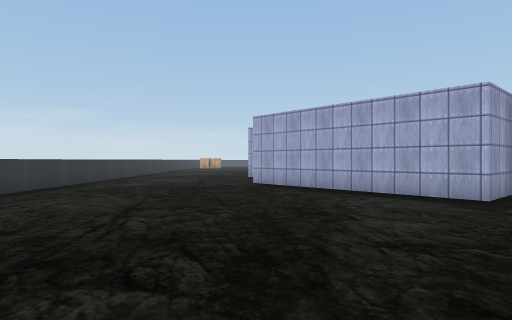
View 1 (above)

24 first-person views from a walk through a Unity game level. The camera is 1.5 m above the floor, looks level and sees 75° across. The floor is counted in squares, 2 m on a side. Each view is taken from the middle of a square. On the plan, view 1 faces up. The plan holds only what a view shows up to about 11 squares ahead; the rest is blank. The place goes on beyond the plan. The player character is not drawn. Some surface patterns are stand-ins.

View 2
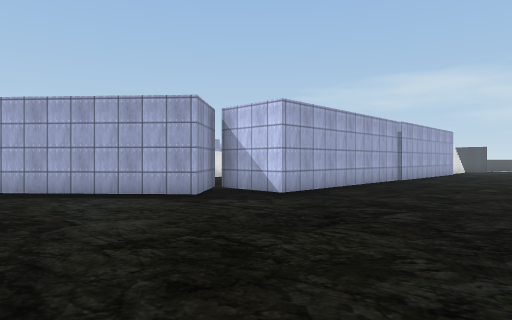

View 3
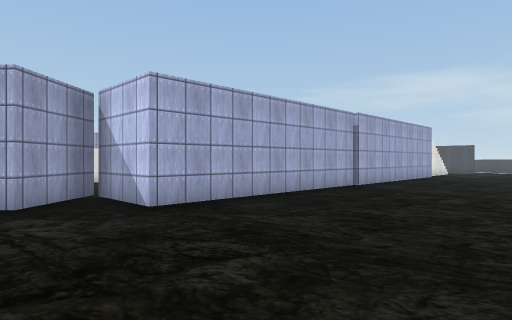

View 4
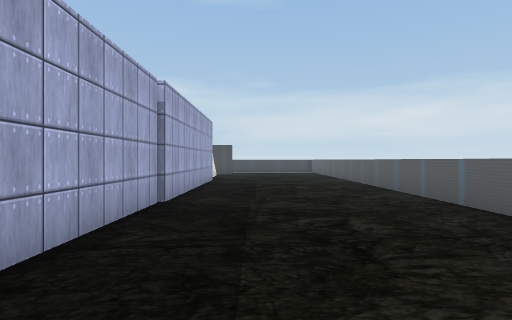

View 5
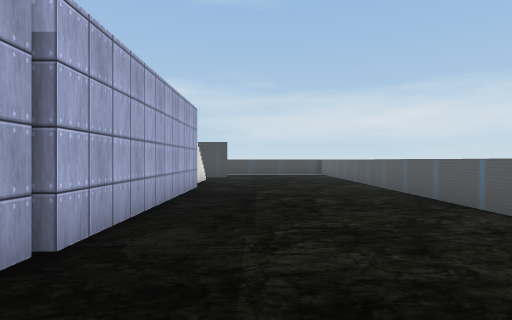

View 6
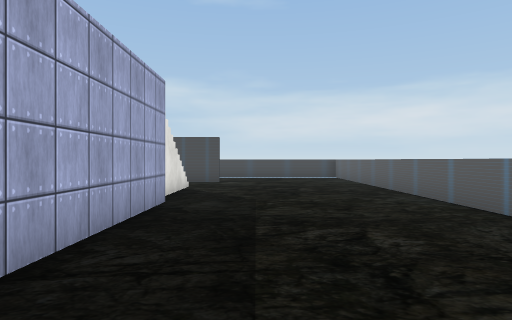

View 7
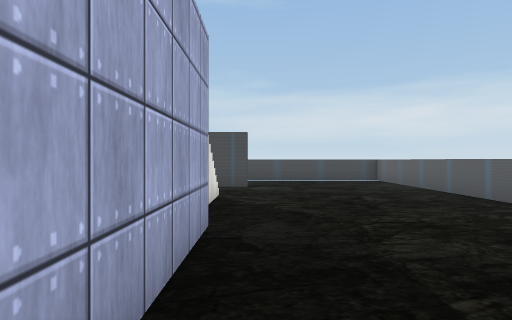

View 8
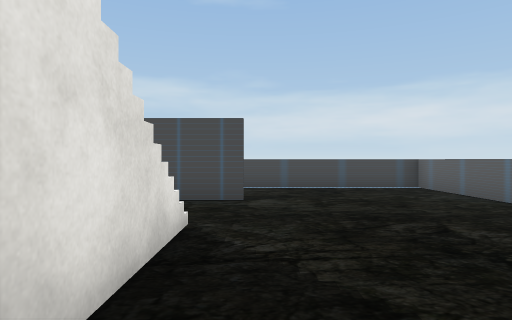

View 9
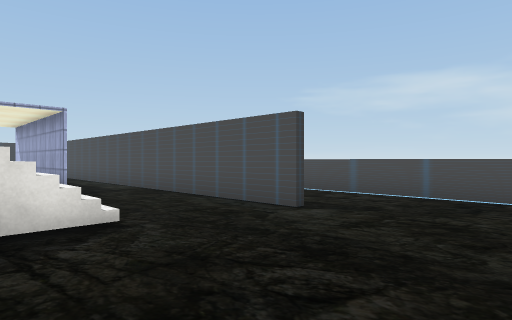

View 10
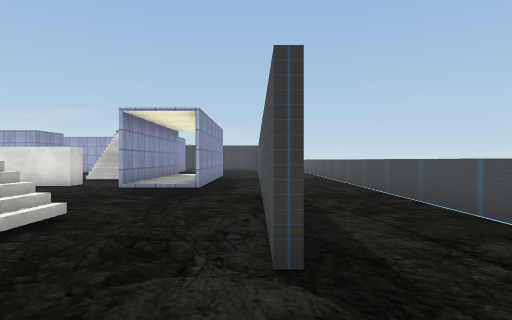

View 11
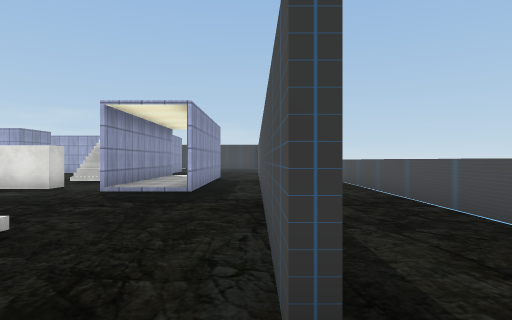

View 12
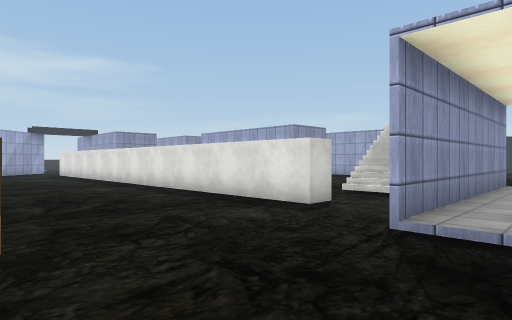

View 13
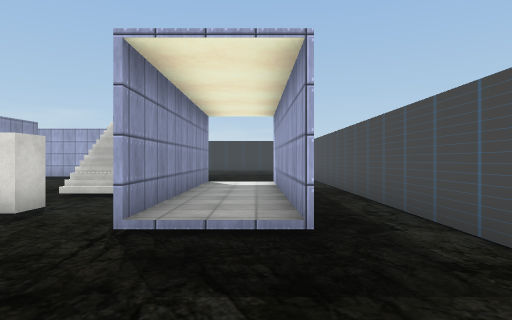

View 14
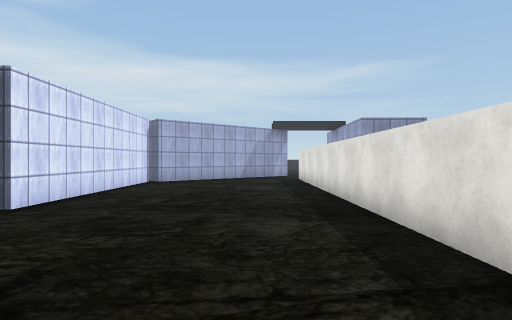

View 15
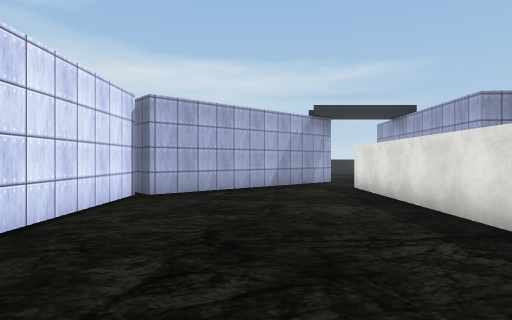

View 16
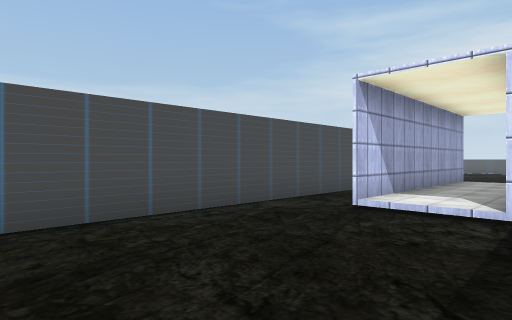

View 17
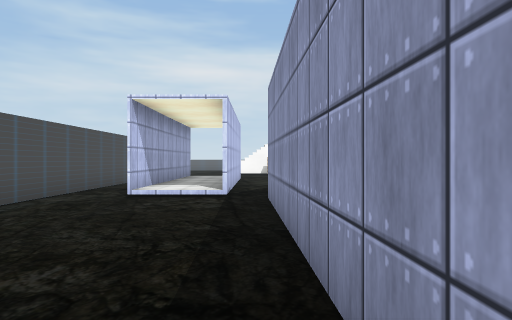

View 18
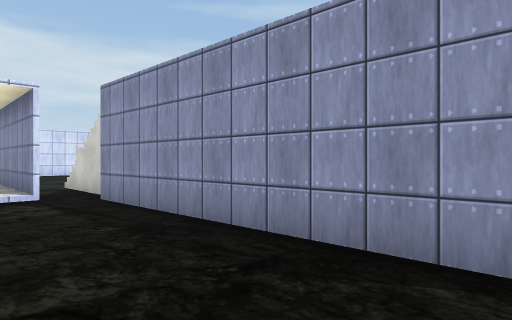

View 19
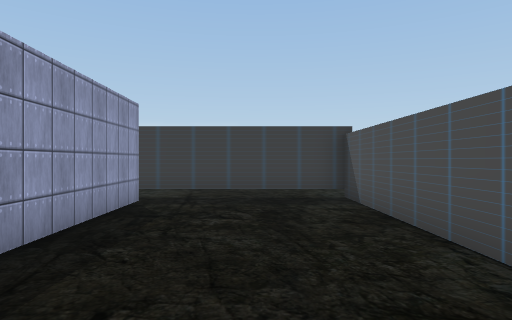

View 20
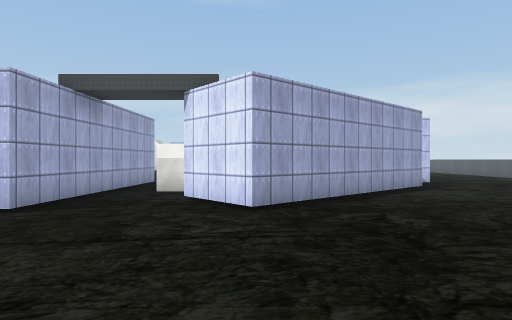

View 21
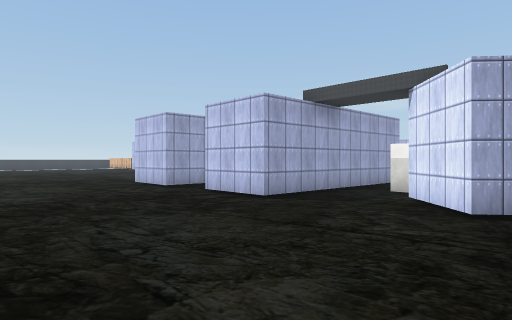

View 22
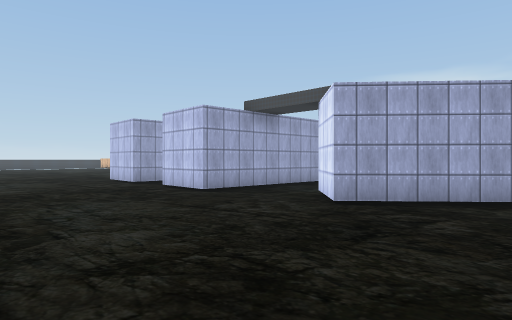

View 23
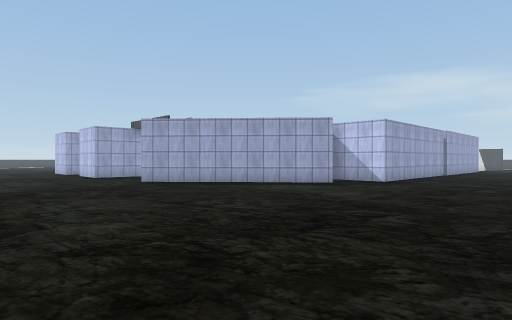

View 24
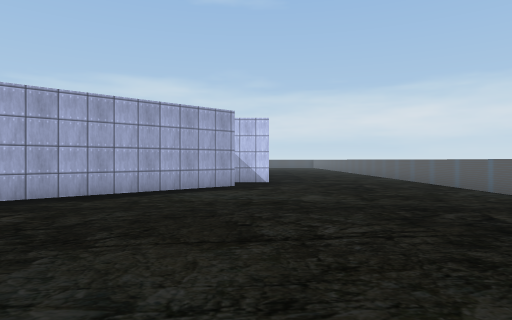

### Floor plan
Key: @ floor where view 1 was taken; # wall or solid block; x gap in a wall; . main floor; : floor 0.25 m higher than the main floor; / step, stairs or slope; T thing the floor can be seen under or through; O other object.
Columns run from 6 left of view 1 to 26 right of it. Each row starts with its distance up from view 1.
 26                         ......
 25                         ......
 24                         #TTTT#
 23                         #....#
 22                         #....#
 21    ..                   x....#
 20    ...                  x....#
 19   ....#                 #....#
 18   ....#                 #....#
 17   ....##                 ....#
 16   .....                  .#:##
 15   ....#                 /.#:##
 14   ....######           //.#:##  #
 13  ...........           ...#:## .#
 12  ........###############..#:## .#
 11 #......#..................#:##..#
 10 #.....###....................#..#
  9 #......###...................#..#
  8 #.......###..................#..#
  7 #........###........   .O....#..#
  6  .........########        /..#..#
  5  ...........######      ///..#..#
  4  ...............................#
  3  ...............................#
  2  ...............................#
  1   ..............................#
  0  . ...@....... .................#
 -1         #####   ################

Where each view was taken, in squares from view 1:
view 1: 0 up, 0 right, facing up
view 2: 0 up, 0 right, facing up-right
view 3: 0 up, 3 right, facing up-right
view 4: 3 up, 6 right, facing right
view 5: 3 up, 9 right, facing right
view 6: 3 up, 12 right, facing right
view 7: 4 up, 14 right, facing right
view 8: 4 up, 17 right, facing right
view 9: 1 up, 19 right, facing up-right
view 10: 2 up, 23 right, facing up
view 11: 3 up, 23 right, facing up
view 12: 7 up, 21 right, facing up-left
view 13: 7 up, 21 right, facing up
view 14: 10 up, 16 right, facing left
view 15: 9 up, 12 right, facing left
view 16: 21 up, 19 right, facing down-right
view 17: 23 up, 19 right, facing down
view 18: 23 up, 21 right, facing down-left
view 19: 16 up, 21 right, facing up
view 20: 10 up, 5 left, facing right
view 21: 9 up, 5 left, facing up-right
view 22: 7 up, 5 left, facing up-right
view 23: 0 up, 5 left, facing up-right
view 24: 5 up, 5 left, facing right
